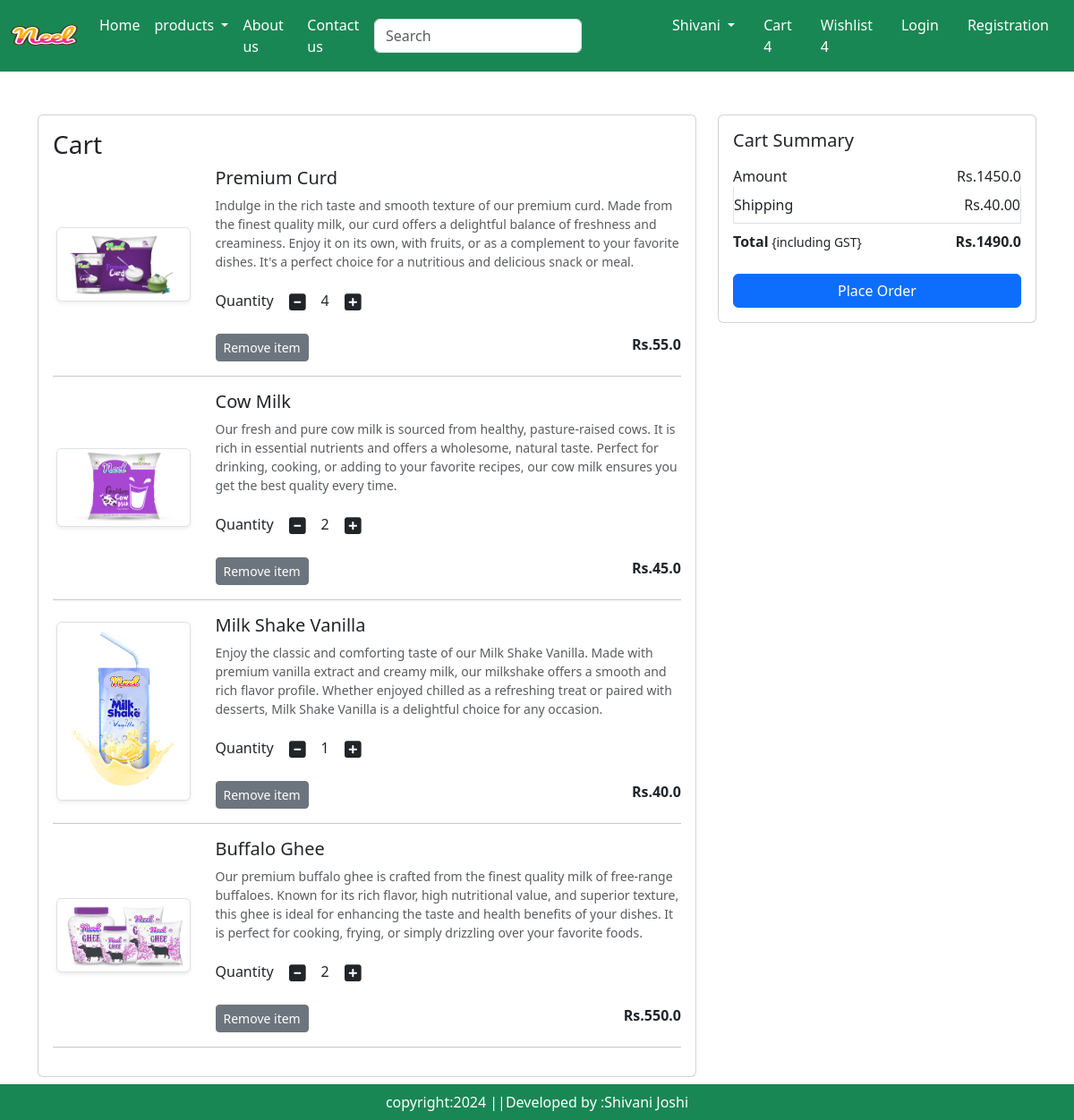
The app's page /cart/ (signed in) with its own data.
### app/models.py (models this page shows, shortened)
class Cart(models.Model):
    user = models.ForeignKey(User, on_delete=models.CASCADE)
    product = models.ForeignKey(Product,on_delete=models.CASCADE)
    quantity = models.PositiveIntegerField(default=1)

class Product(models.Model):  # Use class and inherit from models.Model
    title = models.CharField(max_length=100)
    selling_price = models.FloatField()
    discounted_price = models.FloatField()
    description = models.TextField()
    composition = models.TextField(default='')
    prodapp = models.TextField(default='')
    category = models.CharField(choices=CATEGORY_CHOICES, max_length=2)
    product_image = models.ImageField(upload_to='product')

### app/views.py (the view)
# urls.py: path('cart/', views.show_cart, name='showcart'),
def show_cart(request):
    if not request.user.is_authenticated:
        messages.error(request, "You need to log in to view your cart.")
        return redirect('login')  # Redirect to login page if user is not authenticated
    cart_items = Cart.objects.filter(user=request.user)
    amount = sum(item.product.discounted_price * item.quantity for item in cart_items)
    totalamount = amount + 40  # Adding fixed shipping cost
    return render(request, 'app/cart.html', {
        'cart': cart_items,
        'amount': amount,
        'totalamount': totalamount,
    })

### app/templates/app/cart.html (shortened to what this page needs)
{% extends "app/base.html" %}
{% load static %}
{% block main-content %}
<div class="container my-5">
    <div class="row">
        <div class="col-sm-8">
            <div class="card">
                <div class="card-body">
                    <h3>Cart</h3>
                    {% for item in cart %}
                        <div class="row">
                            <div class="col-sm-3 text-center align-self-center">
                                <img src="{{ item.product.product_image.url }}" alt="{{ item.product.title }}" class="img-fluid img-thumbnail shadow-sm" height="150" width="150">
                            </div>
                            <div class="col-sm-9">
                                <h5>{{ item.product.title }}</h5>
                                <p class="mb-2 text-muted small">{{ item.product.description }}</p>
                                <div class="my-3">
                                    <label for="quantity">Quantity</label>
                                    <a class="minus-cart btn" pid="{{ item.product.id }}"><i class="fas fa-minus-square fa-lg"></i></a>
                                    <span id="quantity-{{ item.product.id }}">{{ item.quantity }}</span>
                                    <a class="plus-cart btn" pid="{{ item.product.id }}"><i class="fas fa-plus-square fa-lg"></i></a>
                                </div>
                                <div class="d-flex justify-content-between">
                                    <a href="#" class="remove-cart btn btn-sm btn-secondary mr-3" pid="{{ item.product.id }}">Remove item</a>
                                    <p class="mb-0"><span><strong>Rs.{{ item.product.discounted_price }}</strong></span></p>
                                </div>
                            </div>
                        </div>
                        <hr>
                    {% endfor %}
                </div>
            </div>
        </div>
        <div class="col-sm-4">
            <div class="card">
                <div class="card-body">
                    <h5 class="card-title">Cart Summary</h5>
                    <ul class="list-group">
                        <li class="list-group-item d-flex justify-content-between align-items-center border-0 px-0 pb-0">
                            Amount
                            <span id="amount">Rs.{{ amount }}</span>
                        </li>
                        <li class="list-group-item d-flex justify-content-between align-items-center px-0">
                            Shipping
                            <span> Rs.40.00</span>
                        </li>
                        <li class="list-group-item d-flex justify-content-between align-items-center border-0 px-0 mb-3">
                            <div>
                                <strong>Total</strong><small> {including GST}</small>
                            </div>
                            <span id="totalamount"><strong>Rs.{{ totalamount }}</strong></span>
                        </li>
                    </ul>
                    <div class="d-grid">
                        <a href="{% url 'checkout' %}" class="btn btn-primary">Place Order</a>
                    </div>
                </div>
            </div>
        </div>
    </div>
</div>
{% endblock main-content %}

### app/templates/app/base.html (shortened to what this page needs)
<!DOCTYPE html>
{% load static%}
<html lang="en">
  <head>
    <link
      href="https://cdn.jsdelivr.net/npm/bootstrap@5.3.3/dist/css/bootstrap.min.css"
      rel="stylesheet"
    />
    <link rel="stylesheet" href={%static 'app/css/owl.carousel.min.css'%}/>
    <link rel="stylesheet" href={%static 'app/css/all.min.css'%}/> <link
    rel="stylesheet" href={%static 'app/css/style.css'%}/>
  </head>
  <body>
    <nav class="navbar navbar-expand-lg navbar-dark bg-success">
      <div class="container-fluid">
        <a class="navbar-brand" href="#">
          <img src="{% static 'app/images/Neel.png' %}" alt="Neel Logo" width="75" height="50">
      </a>
        <div class="collapse navbar-collapse" id="navbarSupportedContent">
          <ul class="navbar-nav me-auto mb-2 mb-lg-0">
            <li class="nav-item">
              <a class="nav-link active" aria-current="page" href="/">Home</a>
            </li>
            <li class="nav-item dropdown">
              <a class="nav-link dropdown-toggle text-white" href="#" role="button" data-bs-toggle="dropdown" aria-expanded="false">
                products
              </a>
            </li>
            <li class="nav-item">
              <a class="nav-link text-white" href="{% url 'about' %}">About us</a>
            </li>
            <li class="nav-item">
              <a class="nav-link text-white" href="{% url 'contact'%}">Contact us</a>
            </li>
          </ul>
          <form class="d-flex" role="search">
            <input class="form-control me-2" type="search" placeholder="Search" aria-label="Search">
            <button class="btn btn-outline-success " type="submit">Search</button>
          </form>
        </div>
        <ul class="navbar-nav me-auto mb-2 mb-lg-0">
          <li class="nav-item dropdown mx-2">
            <a class="nav-link dropdown-toggle text-white" href="#" role="button" data-bs-toggle="dropdown" aria-expanded="false">
              Shivani
            </a>
          </li>
        <li class="nav-item mx-2">
          <a href="{% url 'showcart' %}" class="nav-link text-white">Cart 4</a>
        </li>
        <li class="nav-item mx-2">
          <a href="#" class="nav-link text-white">Wishlist 4</a>
        </li>
        <li class="nav-item mx-2">
          <a href="{% url 'login' %}" class="nav-link text-white">Login</a>
        </li>
        <li class="nav-item mx-2">
          <a href="{% url 'customerregistration' %}" class="nav-link text-white">Registration</a>
        </li>
        </ul>
      </div>
    </nav>
    {%block main-content%}{%endblock main-content%}
    <footer class="container-fluid fixed-bottom bg-success text-center p-2 mt-5 text-white">
      copyright:2024 ||Developed by :Shivani Joshi
    </footer>
  </body>
</html>

### records on screen
Cart: product.product_image (picture), product "Premium Curd", product.description "Indulge in the rich taste and smooth texture of our premium curd. Made from the finest quality milk, our curd offers a delightful balance of freshness and creaminess. Enjoy it on its own, with fruits, or as a complement to your favorite dishes. It's a perfect choice for a nutritious and delicious snack or meal.", quantity "4", product.discounted_price "55.0"
Cart: product.product_image (picture), product "Cow Milk", product.description "Our fresh and pure cow milk is sourced from healthy, pasture-raised cows. It is rich in essential nutrients and offers a wholesome, natural taste. Perfect for drinking, cooking, or adding to your favorite recipes, our cow milk ensures you get the best quality every time.", quantity "2", product.discounted_price "45.0"
Cart: product.product_image (picture), product "Milk Shake Vanilla", product.description "Enjoy the classic and comforting taste of our Milk Shake Vanilla. Made with premium vanilla extract and creamy milk, our milkshake offers a smooth and rich flavor profile. Whether enjoyed chilled as a refreshing treat or paired with desserts, Milk Shake Vanilla is a delightful choice for any occasion.", quantity "1", product.discounted_price "40.0"
Cart: product.product_image (picture), product "Buffalo Ghee", product.description "Our premium buffalo ghee is crafted from the finest quality milk of free-range buffaloes. Known for its rich flavor, high nutritional value, and superior texture, this ghee is ideal for enhancing the taste and health benefits of your dishes. It is perfect for cooking, frying, or simply drizzling over your favorite foods.", quantity "2", product.discounted_price "550.0"

### other values on screen
{{ amount }} "1450.0"
{{ totalamount }} "1490.0"
